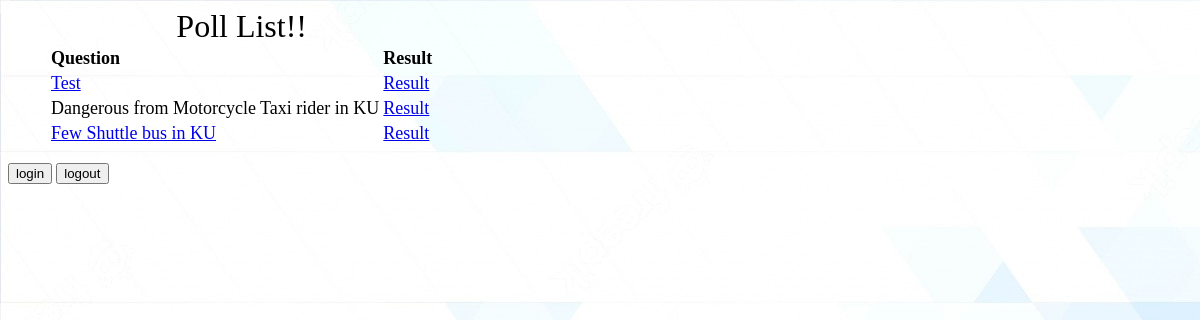
/polls/, run on an earlier commit of the app's database.
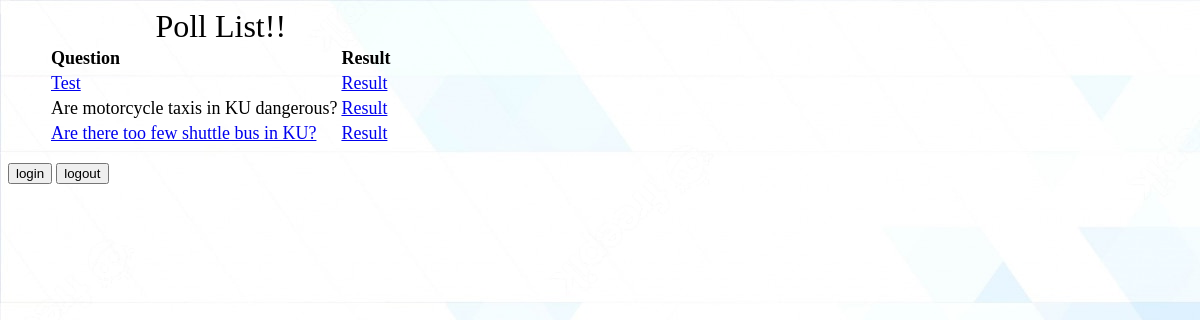
And on a later commit of the database.
### polls/models.py (models this page shows, shortened)
class Question(models.Model):
    question_text = models.CharField(max_length=200)
    pub_date = models.DateTimeField('date published')
    end_date = models.DateTimeField('end date', null=True, blank=True)
    def can_vote(self):
        now = timezone.localtime()
        if self.end_date == None:
            return self.pub_date <= now
        return self.pub_date <= now <= self.end_date

### polls/views.py (the view)
# urls.py: path('', views.IndexView.as_view(), name='index'),
class IndexView(generic.ListView):
    template_name = 'polls/index.html'
    context_object_name = 'latest_question_list'
    def get_queryset(self):
        return Question.objects.filter(
            pub_date__lte=timezone.localtime()
        ).order_by('-pub_date')[:5]

### polls/templates/polls/index.html
{% load static %}
<link rel="stylesheet" type="text/css" href="{% static 'polls/style.css' %}">
{% if latest_question_list %}
<ul>
    <table class="question">
        <thead>
            <caption>Poll List!!</caption>
            <tr>
                <th>Question</th>
                <th>Result</th>
            </tr>
        </thead>
        <tbody>
            {% for question in latest_question_list %}
                {% if question.can_vote %}
                <tr>
                    <td><a href="{% url 'polls:detail' question.id %}">{{ question.question_text }}</a></td>
                    <td><a href="{% url 'polls:results' question.id %}">Result</a></td>
                </tr>
                {% else %}
                <tr>
                    <td>{{question.question_text}}</td>
                    <td><a href="{% url 'polls:results' question.id %}">Result</a></td>
                </tr>
                {% endif %}
                {% endfor %}
        </tbody>
    </table>
</ul>
{% else %}
    <p>No polls are available.</p>
{% endif %}
{% if user.is_authenticated %}
    <a href="http://127.0.0.1:8000/accounts/logout"><button type="button" data-inline="true">{{ "logout" }}</button></a>
{% else %}
    <a href="http://127.0.0.1:8000/accounts/login"><button type="button" data-inline="true">{{ "login" }}</button></a>
    <a href="http://127.0.0.1:8000/accounts/logout"><button type="button" data-inline="true">{{ "logout" }}</button></a>
{% endif %}

### polls/static/polls/style.css (style rules this page uses)
.question caption { color: black; font-size: xx-large; text-align: center; }
.question th { color: black; font-size: large; text-align: left; }
.question td { color: black; font-size: large; text-align: left; }

What changed in the data, as far as the page shows it:
changed Question: question_text "Dangerous from Motorcycle Taxi rider in KU" → "Are motorcycle taxis in KU dangerous?"
changed Question: question_text "Few Shuttle bus in KU" → "Are there too few shuttle bus in KU?"
